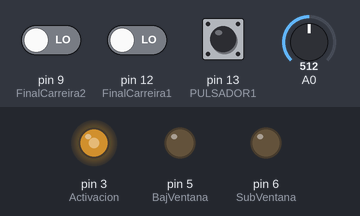
A sketch run on a simulated Arduino Uno, built with avr-gcc and run on an emulated ATmega328P. Parts: output pins drawn as LEDs (lit = HIGH). Inputs (shaded band) come from the test bench; at power-on: A0 = 512, pin 13 (PULSADOR1) LOW, pin 12 (FinalCarreira1) LOW, pin 9 (FinalCarreira2) LOW. What the sketch prints to the serial monitor is not drawn.

Above: at 1.2 s.
1.3 s: A0 set to 536
2.8 s: A0 set to 562
At 3.8 s:
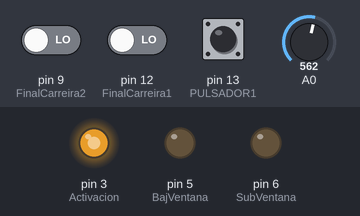
4.3 s: pin 13 (PULSADOR1) pulled HIGH for 0.15 s
At 5.5 s:
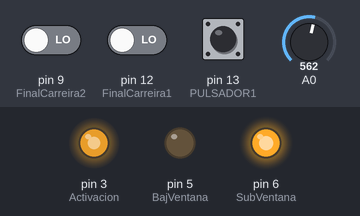
5.9 s: A0 set to 306
At 6.2 s:
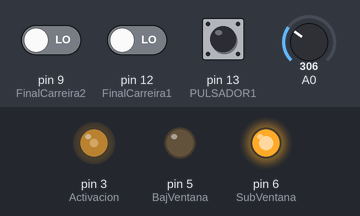
7.4 s: pin 12 (FinalCarreira1) driven HIGH
At 8.4 s:
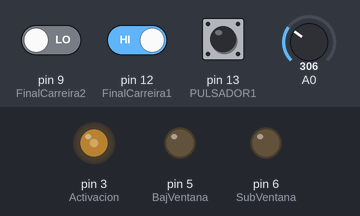
8.9 s: pin 13 (PULSADOR1) pulled HIGH for 1 s
At 10.3 s:
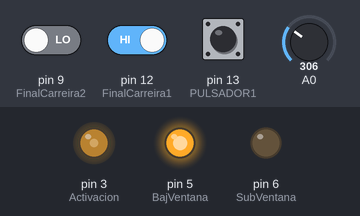
Timing chart, 0 to 11.9 s (numbered marks = the images above; inputs shaded):
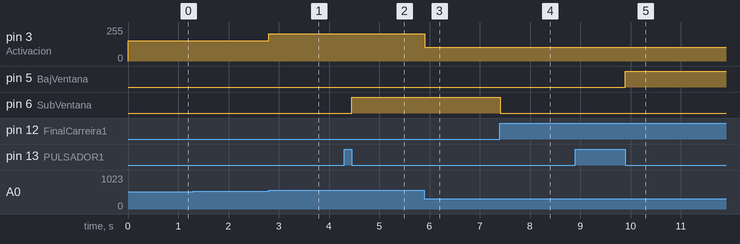

Measured:
- the behaviour switches between 544 and 545 on A0 (found by bisection; images 0 and 1)
- after the input at 2.8 s, pin 3 (Activacion): 153/255 → 204/255 at once
- after the input at 4.3 s, pin 6 (SubVentana): LOW → HIGH after 0.15 s
- after the input at 5.9 s, pin 3 (Activacion): 204/255 → 102/255 at once
- after the input at 7.4 s, pin 6 (SubVentana): HIGH → LOW at once
- after the input at 8.9 s, pin 5 (BajVentana): LOW → HIGH after 1.0 s

The sketch:

toldo.ino
```cpp
/* TOLDO
 Por tanto, o funcionamento actual da montaxe será como se indica a seguir:
 (a) ao iniciar o programa o toldo recóllese,
 (b) ao premer o pulsador unha vez, actívase ou desactívase o motor en correspondencia co estado actual do sistema,
 (c) o motor permanece activo até que o fin de carreira correspondente detecta a chegada do toldo, momento no que o motor para,
 (d) en calquera momento intermedio, o pulsador pode parar o toldo (unha pulsación) ou invertir o movemento (seguinte pulsación),
 (e) cando o motor se está movendo, a velocidade ven dada polo sensor de luminosidade.
 Por suposto, os FCs só interveñen en detectar a posición nos extremos do percorrido, non teñen efecto no resto dos casos. É dicir: se o toldo prega, o fin de carreira de despregado non ten ningún efecto, e se desprega o fin de carreira de pregado non afecta ao movemento.
 Polo de agora non se detectan pulsacións longas e o sensor de luminosidade non pode parar ou invertir o movemento. Tampouco é válido usar o criterio dos 7 s.
*/

// Autor: David Lojo Fernández
// Fecha: Marzo de 2024

//Pins E/S
#define FinalCarreira1 12      //Final de carrera superior
#define FinalCarreira2 9    //Final de carrera inferior
#define PULSADOR1 13   //  Pulsador de control
#define BajVentana 5    // Pin para que el motor baje la ventana
#define SubVentana 6   // Pin para que el motor suba la ventana
#define Activacion 3  // Pin para alimentar el motor

int estado = 0;     // Variable para el estado del botón
int Direccion = 1;  // Variable para la dirección del movimiento de la ventana
bool run = false;   // Variable para el estado de ejecución del motor
int valor = 0;      // Variable para almacenar el valor de la fotoresistencia
int fuerza = 0;     // Variable para la fuerza del motor basada en la lectura de la fotoresistencia

void setup() {
  pinMode(FinalCarreira1, INPUT);      // Configura el pin FinalCarreira1 como entrada
  pinMode(FinalCarreira2, INPUT);     // Pin FinalCarreira2 como entrada
  pinMode(PULSADOR1, INPUT);    // Pin del botón como entrada
  pinMode(SubVentana, OUTPUT);  // Pin de subir la ventana como salida
  pinMode(BajVentana, OUTPUT);   //Pin de bajar la ventana como salida
  Serial.begin(9600);       // Inicia la comunicación serial a 9600 baudios
}

void loop() {
  valor = analogRead(A0);   // Lee el valor de la fotoresistencia

  // Introduce el valor de la fotoresistencia en un rango de 0 a 5
  int resultado = map(valor, 6, 679, 0, 5);
  Serial.println(resultado);  // Imprime el resultado en el monitor serial

  if (resultado == 0) {
    fuerza = 12;
  }
  if (resultado == 1) {
    fuerza = 51;
  }
  if (resultado == 2) {
    fuerza = 102;
  }
  if (resultado == 3) {
    fuerza = 153;
  }
  if (resultado == 4) {
    fuerza = 204;
  }
  if (resultado == 5) {
    fuerza = 255;
  }
//Dependiendo del valor empleado el motor girara más rápido
  analogWrite(Activacion, fuerza);
  while (digitalRead(PULSADOR1)) {
    estado = HIGH;  //El estado del motor es alto
  }

  if (estado == HIGH) {
    // Si el motor está en ejecución, detenlo y cambia la dirección
    if (run == true) {
      analogWrite(SubVentana, 0);  // Detiene el motor de subir
      analogWrite(BajVentana, 0);   // Detiene el motor de bajar
      run = false;              //Estado de ejecución como falso
      Direccion *= -1;         // Cambia la dirección
    } else {
      // Si el motor no está en ejecución, comienza a moverse en la dirección actual
      if (Direccion == 1) {
        digitalWrite(SubVentana, 1);  // Mueve el motor hacia arriba
      } else {
        digitalWrite(BajVentana, 1);   //Mueve el motor hacia abajo
      }
      run = true;                // Establece el estado de ejecución como verdadero
    }
    estado = LOW;  // Establece el estado como bajo
  }

  if (digitalRead(FinalCarreira1) && Direccion == 1) {
    digitalWrite(SubVentana, 0);  // Detiene el motor de subir
    run = false;               //Estado de ejecución como falso
    Direccion *= -1;          // Cambia la dirección
  }

  if (digitalRead(FinalCarreira2) && Direccion == -1) {
    digitalWrite(BajVentana, 0);   // Detiene el motor de bajar
    run = false;              //Estado de ejecución como falso
    Direccion *= -1;         // Cambia la dirección
  }
}
```
